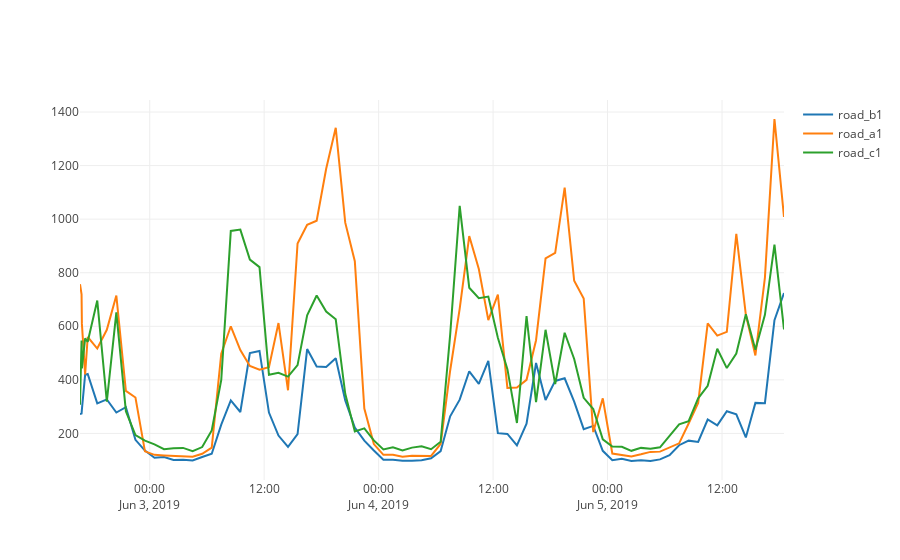

Write notebook code for a chart like this one.
### Code cell
traces = []
for road in df.road.unique():
    df_ = df[df['road']==road]
    tr = go.Scatter(x=df_.timestamp_India,y=df_['duration_in_traffic.value'],name=road)
    traces.append(tr)
iplot(traces)
